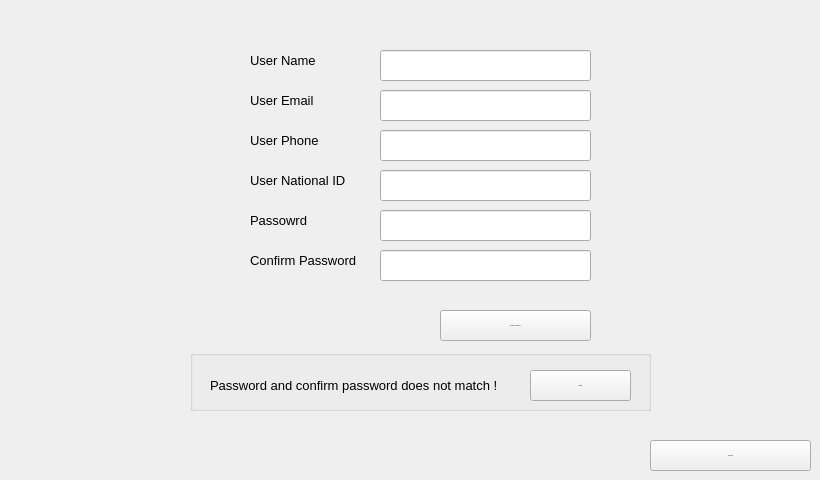
    <widget class="QWidget" name="tab_21">
     <attribute name="title">
      <string>Sign Up</string>
     </attribute>
     <widget class="QLineEdit" name="lineEdit_54">
      <property name="geometry">
       <rect>
        <x>380</x>
        <y>90</y>
        <width>211</width>
        <height>31</height>
       </rect>
      </property>
     </widget>
     <widget class="QLabel" name="label_60">
      <property name="geometry">
       <rect>
        <x>250</x>
        <y>130</y>
        <width>111</width>
        <height>21</height>
       </rect>
      </property>
      <property name="font">
       <font>
        <pointsize>10</pointsize>
       </font>
      </property>
      <property name="text">
       <string>User Phone</string>
      </property>
     </widget>
     <widget class="QLineEdit" name="lineEdit_55">
      <property name="geometry">
       <rect>
        <x>380</x>
        <y>250</y>
        <width>211</width>
        <height>31</height>
       </rect>
      </property>
      <property name="echoMode">
       <enum>QLineEdit::Password</enum>
      </property>
     </widget>
     <widget class="QLineEdit" name="lineEdit_56">
      <property name="geometry">
       <rect>
        <x>380</x>
        <y>130</y>
        <width>211</width>
        <height>31</height>
       </rect>
      </property>
     </widget>
     <widget class="QLabel" name="label_61">
      <property name="geometry">
       <rect>
        <x>250</x>
        <y>50</y>
        <width>101</width>
        <height>21</height>
       </rect>
      </property>
      <property name="font">
       <font>
        <pointsize>10</pointsize>
       </font>
      </property>
      <property name="text">
       <string>User Name</string>
      </property>
     </widget>
     <widget class="QLabel" name="label_64">
      <property name="geometry">
       <rect>
        <x>250</x>
        <y>210</y>
        <width>101</width>
        <height>21</height>
       </rect>
      </property>
      <property name="font">
       <font>
        <pointsize>10</pointsize>
       </font>
      </property>
      <property name="text">
       <string>Passowrd</string>
      </property>
     </widget>
     <widget class="QLineEdit" name="lineEdit_57">
      <property name="geometry">
       <rect>
        <x>380</x>
        <y>50</y>
        <width>211</width>
        <height>31</height>
       </rect>
      </property>
     </widget>
     <widget class="QPushButton" name="pushButton_34">
      <property name="enabled">
       <bool>true</bool>
      </property>
      <property name="geometry">
       <rect>
        <x>440</x>
        <y>310</y>
        <width>151</width>
        <height>31</height>
       </rect>
      </property>
      <property name="font">
       <font>
        <pointsize>-1</pointsize>
       </font>
      </property>
      <property name="text">
       <string>Create my Account now </string>
      </property>
     </widget>
     <widget class="QLabel" name="label_65">
      <property name="geometry">
       <rect>
        <x>250</x>
        <y>90</y>
        <width>101</width>
        <height>21</height>
       </rect>
      </property>
      <property name="font">
       <font>
        <pointsize>10</pointsize>
       </font>
      </property>
      <property name="text">
       <string>User Email</string>
      </property>
     </widget>
     <widget class="QLineEdit" name="lineEdit_58">
      <property name="geometry">
       <rect>
        <x>380</x>
        <y>210</y>
        <width>211</width>
        <height>31</height>
       </rect>
      </property>
      <property name="echoMode">
       <enum>QLineEdit::Password</enum>
      </property>
     </widget>
     <widget class="QLabel" name="label_66">
      <property name="geometry">
       <rect>
        <x>250</x>
        <y>250</y>
        <width>111</width>
        <height>21</height>
       </rect>
      </property>
      <property name="font">
       <font>
        <pointsize>10</pointsize>
       </font>
      </property>
      <property name="text">
       <string>Confirm Password</string>
      </property>
     </widget>
     <widget class="QPushButton" name="pushButton_35">
      <property name="enabled">
       <bool>true</bool>
      </property>
      <property name="geometry">
       <rect>
        <x>650</x>
        <y>440</y>
        <width>161</width>
        <height>31</height>
       </rect>
      </property>
      <property name="font">
       <font>
        <pointsize>-1</pointsize>
       </font>
      </property>
      <property name="text">
       <string>Login Now</string>
      </property>
     </widget>
     <widget class="QGroupBox" name="groupBox_8">
      <property name="geometry">
       <rect>
        <x>190</x>
        <y>350</y>
        <width>461</width>
        <height>61</height>
       </rect>
      </property>
      <property name="title">
       <string/>
      </property>
      <widget class="QLabel" name="label_67">
       <property name="geometry">
        <rect>
         <x>20</x>
         <y>20</y>
         <width>291</width>
         <height>31</height>
        </rect>
       </property>
       <property name="font">
        <font>
         <pointsize>10</pointsize>
        </font>
       </property>
       <property name="text">
        <string>Password and confirm password does not match !</string>
       </property>
      </widget>
      <widget class="QPushButton" name="pushButton_36">
       <property name="enabled">
        <bool>true</bool>
       </property>
       <property name="geometry">
        <rect>
         <x>340</x>
         <y>20</y>
         <width>101</width>
         <height>31</height>
        </rect>
       </property>
       <property name="font">
        <font>
         <pointsize>-1</pointsize>
        </font>
       </property>
       <property name="text">
        <string>Try agian</string>
       </property>
      </widget>
     </widget>
     <widget class="QLabel" name="label_69">
      <property name="geometry">
       <rect>
        <x>250</x>
        <y>170</y>
        <width>111</width>
        <height>21</height>
       </rect>
      </property>
      <property name="font">
       <font>
        <pointsize>10</pointsize>
       </font>
      </property>
      <property name="text">
       <string>User National ID</string>
      </property>
     </widget>
     <widget class="QLineEdit" name="lineEdit_59">
      <property name="geometry">
       <rect>
        <x>380</x>
        <y>170</y>
        <width>211</width>
        <height>31</height>
       </rect>
      </property>
     </widget>
    </widget>
